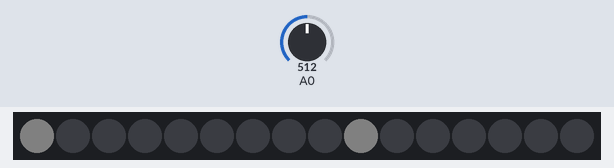
The sketch below on a simulated Arduino Uno, built with avr-gcc and run on an emulated ATmega328P. Parts: 16 RGB LEDs in strip order, left to right. The inputs (shaded band) are chosen by the test bench; at power-on: A0 = 512. Dim RGB values are drawn brighter than linear; random numbers use the default seed unless the sketch sets one; what the sketch prints to the serial monitor is not drawn.

Above: at 0.13 s.
At 1.2 s:
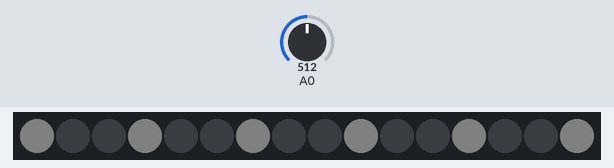
1.3 s: A0 set to 684
2.8 s: A0 set to 708
At 4.68 s:
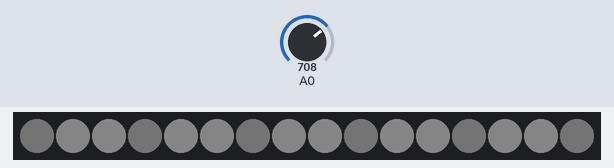

Measured:
- the behaviour switches between 697 and 698 on A0 (found by bisection; images 1 and 2)

The sketch:

blinky_driver_v_thomas.pde
```cpp
#include "Tlc5940.h"


void setup()
{
  /* Call Tlc.init() to setup the tlc.
     You can optionally pass an initial PWM value (0 - 4095) for all channels.*/
  Tlc.init();
  Serial.begin(9600);
  Serial.println("RESET");

  pinMode(A0, INPUT);
}

/* This loop will create a Knight Rider-like effect if you have LEDs plugged
   into all the TLC outputs.  NUM_TLCS is defined in "tlc_config.h" in the
   library folder.  After editing tlc_config.h for your setup, delete the
   Tlc5940.o file to save the changes. */

int Board_boards = 0;

class Board
{
    static const int maxLeds = 16;
    int tlcStartAddress;
    int lastLedSet;
    boolean rotated;

public:
   Board(boolean rotiert=false)
   {
      rotated = rotiert;
      tlcStartAddress = Board_boards * 48;
      Serial.println(tlcStartAddress);
      Board_boards++;
      lastLedSet = 0;
   };

   void setColor(int r, int g, int b)
   {
       for(int i=0;i<maxLeds*3;i+=3)
       {
          Tlc.set(tlcStartAddress + i, r); // led rot
          Tlc.set(tlcStartAddress + i + 1, g); // led GRÜN
          Tlc.set(tlcStartAddress + i + 2, b); // led BLAU
       };
   };

   inline void setLed(int led, int r, int g, int b)
   {
       led = led % maxLeds;
       lastLedSet = led;
       if (rotated) {
         led = 15-led;
       }
       Tlc.set(tlcStartAddress + led*3, r); // led rot
       Tlc.set(tlcStartAddress + led*3 + 1, g); // led GRÜN
       Tlc.set(tlcStartAddress + led*3 + 2, b); // led BLAU
   };

   //inline void setLedXY(int x,

   inline int lastLed()
    {
      return lastLedSet;
    };

   void effectLeftRight(int r, int g, int b, int del=100)
   {
       for(int i=0;i<maxLeds/4;i++)
       {
          setLed(i,r,g,b);
          setLed(i+4,r,g,b);
          setLed(i+8,r,g,b);
          setLed(i+12,r,g,b);
          Tlc.update();
          delay(del);
       };
   };

   void effectTest(int r, int g, int b, int del=100)
   {
       for(int i=0;i<maxLeds/2;i++)
       {
          setLed(i,r,g,b);
          setLed(15-i,r,g,b);
          Tlc.update();
          delay(del);
       };
   };
};


#define NR_BOARDS 8
Board board[NR_BOARDS] = { Board(), Board(), Board(), Board(), Board(true), Board(true), Board(true), Board(true) };


int spiralMap[16] = { 1, 2, 3, 7, 5, 6, 10, 11, 4, 0, 9, 15, 8, 12 ,13 ,14 };

int next(int last)
{
  return last+3;
}

double ran=100;

void loop()
{
  int x = 1024;

  static int c[3]={2048,0,0};

  if(random()%25==0)
  {
     int r = random()%3;
     c[r] = (c[r]+3333)%4096;
  }

   for(unsigned int i=0;i<NR_BOARDS;i++)
   {
        //reset prev board to 0 ...
        //board[(i-1)%9].setColor(0,0,0);

        //board[i].setColor(random()%x,random()%x,random()%x);
        //board[i].effectTest(random()%x,random()%x,random()%x,300);
        board[i].setLed(board[i].lastLed(),c[0]/25,c[1]/25,c[2]/25);
        board[i].setLed(next(board[i].lastLed()),c[0],c[1],c[2]);
        //board[i].setLed(random()%16,0,0,0);
        Tlc.update();
   }
   double poti = analogRead(A0);
   if (random(1) ==0) {
     ran++;
   } else {
     ran--;
   }

   delayMicroseconds(poti*ran);
}
```
